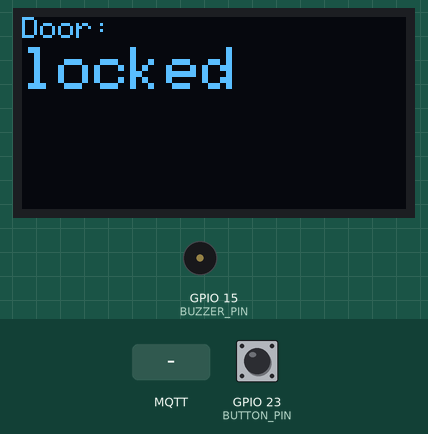
Simulated run of this sketch. Board: ESP32. Parts: 128×64 one-colour display, buzzer (waves = sounding, pin HIGH). The inputs (shaded band) are chosen by the test bench; at power-on: GPIO 23 (BUTTON_PIN) HIGH. WiFi joins after 1.5 s; servers stay silent unless stated; no MQTT or app messages arrive unless stated; what the sketch prints to the serial monitor is not drawn.

Above: at 4.2 s.
4.3 s: MQTT message "doorbell/unlock" arrives on the third subscribed topic
At 5.4 s:
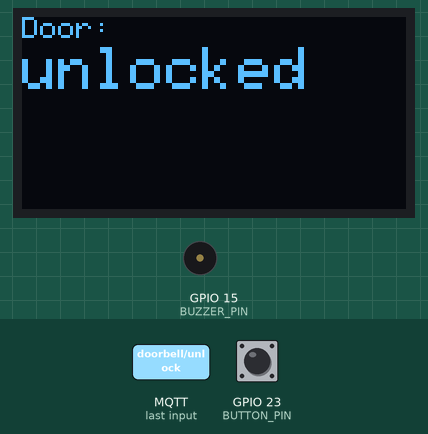
5.8 s: GPIO 23 (BUTTON_PIN) pulled LOW for 0.15 s
At 6.45 s:
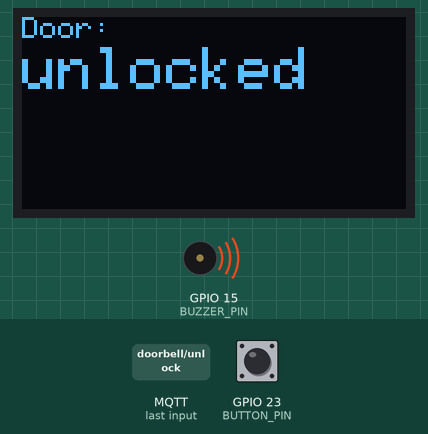
Timing chart, 0 to 8.8 s (numbered marks = the images above; inputs shaded):
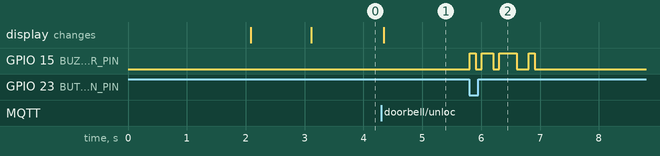

Measured:
- after the input at 4.3 s, the display: changes at once (image 1)
- after the input at 5.8 s, GPIO 15 (BUZZER_PIN): LOW → HIGH at once, → LOW 0.10 s later, → HIGH 0.10 s later, → LOW 0.20 s later, … (8 changes in this stretch)

The sketch:

pushbutton.ino
```cpp
#include <WiFi.h>
#include <PubSubClient.h>
#include <Keypad.h>
#include <Wire.h>
#include <Adafruit_GFX.h>
#include <Adafruit_SSD1306.h>
#define PIR_PIN 18
#define BUZZER_PIN 15
#define BUTTON_PIN 23

const char* ssid = "Please_Hack_It";
const char* password = "killernet";
const char* mqtt_server = "192.168.0.108";

WiFiClient espClient;
PubSubClient client(espClient);

Adafruit_SSD1306 display(128, 64, &Wire, -1);

const byte ROWS = 4;
const byte COLS = 4;

char keys[ROWS][COLS] = {
  { '1', '2', '3', 'A' },
  { '4', '5', '6', 'B' },
  { '7', '8', '9', 'C' },
  { '*', '0', '#', 'D' }
};
byte rowPins[ROWS] = { 13, 12, 14, 27 };
byte colPins[COLS] = { 26, 25, 33, 32 };
Keypad keypad = Keypad(makeKeymap(keys), rowPins, colPins, ROWS, COLS);

bool buttonState = false;

String pass = "";

String door = "locked";

void displayShow()
{
  display.clearDisplay();
  display.setTextSize(1);
  display.setCursor(0, 0);
  display.print("Door: ");
  display.setTextSize(2);
  display.setCursor(0,10);
  display.print(door.c_str());
  display.display();
}

void callback(char* topic, byte* payload, unsigned int length) {
  Serial.print("Message received on topic: ");
  Serial.print(topic);
  Serial.print(" => ");
  for (int i = 0; i < length; i++) {
    Serial.print((char)payload[i]);
  }
  Serial.println();
  if(String(topic)=="doorbell/unlock")
  {
    door = "unlocked";
    displayShow();
  }
  if(String(topic)=="doorbell/lock")
  {
    door = "locked";
    displayShow();
  }
}

void setup() {
  Serial.begin(115200);
  pinMode(BUTTON_PIN, INPUT_PULLUP);
  pinMode(PIR_PIN, INPUT);
  pinMode(BUZZER_PIN, OUTPUT);

  WiFi.begin(ssid, password);
  while (WiFi.status() != WL_CONNECTED) {
    delay(1000);
    Serial.print(".");
  }
  Serial.println("\nWiFi Connected!");
  client.setServer(mqtt_server, 1883);
  client.setCallback(callback);

  while (!client.connected()) {
    Serial.print("Connecting to MQTT...");
    if (client.connect("ESP32_Client")) {
      Serial.println("Connected!");
      client.subscribe("raspberrypi/data");
      client.subscribe("doorbell/recognition");
      client.subscribe("doorbell/unlock");
    } else {
      Serial.print("Failed, rc=");
      Serial.print(client.state());
      Serial.println(" Retrying...");
      delay(2000);
    }
  }

  if (!display.begin(SSD1306_SWITCHCAPVCC, 0x3C)) {
    Serial.println(F("SSD1306 allocation failed"));
    for (;;)
      ;
  }
  delay(1000);
  display.clearDisplay();
  display.setTextColor(WHITE);
}

void loop() {
  if (!client.connected()) {
    client.connect("ESP32_Client");
  }
  client.loop();

  displayShow();

  buttonState = digitalRead(BUTTON_PIN) == LOW;  // Button pressed (NO closes)

  if (buttonState) {
    Serial.println("ON");
    client.publish("doorbell/ring", "Ringed");
    digitalWrite(BUZZER_PIN, HIGH);
    delay(100);
    digitalWrite(BUZZER_PIN, LOW);
    delay(100);
    digitalWrite(BUZZER_PIN, HIGH);
    delay(200);
    digitalWrite(BUZZER_PIN, LOW);
    delay(100);
    digitalWrite(BUZZER_PIN, HIGH);
    delay(300);
    digitalWrite(BUZZER_PIN, LOW);
    delay(200);
    digitalWrite(BUZZER_PIN, HIGH);
    delay(100);
    digitalWrite(BUZZER_PIN, LOW);
    delay(100);
  } else {
    //Serial.println("OFF");
  }

  char key = keypad.getKey();

  if (key) {  // If a key is pressed
    Serial.print("Key Pressed: ");
    Serial.println(key);
    if(key == 'D')
    {
      client.publish("doorbell/motion", "Motion Detected");
    }else if(key== 'C')
    {
      pass = "";
    }
    else if(key>='0' && key<='9')
    {
      pass += key;
    }
    else if(key == 'A')
    {
      client.publish("doorbell/password", pass.c_str());
    }
  }
}
```
